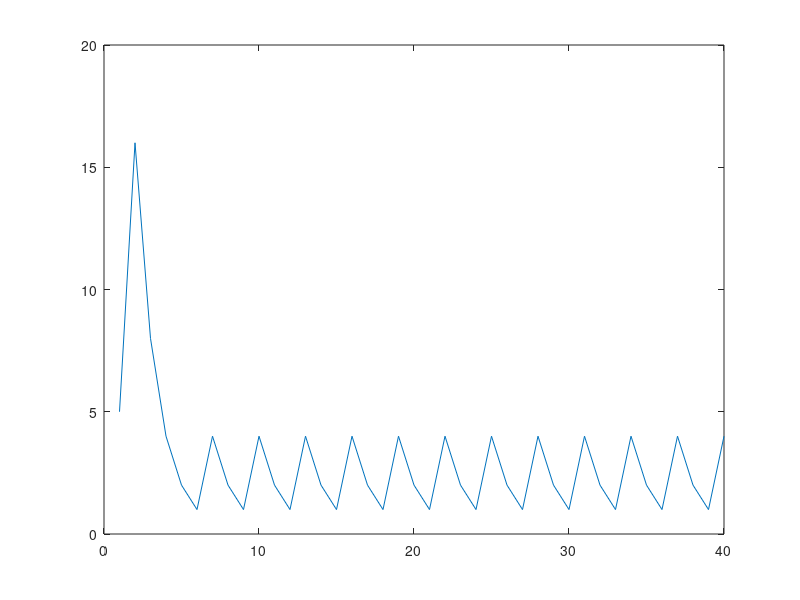

The MATLAB script that drew this image:
%Collatz Conjecture
%Fotios Ioannis Giasemis

n(1)=input('n=');
for i=2:40;
    if mod(n(i-1),2)==0;
        n(i)=n(i-1)/2;
    else
        n(i)=3*n(i-1)+1;
    end
end
plot(n)
clear all;


